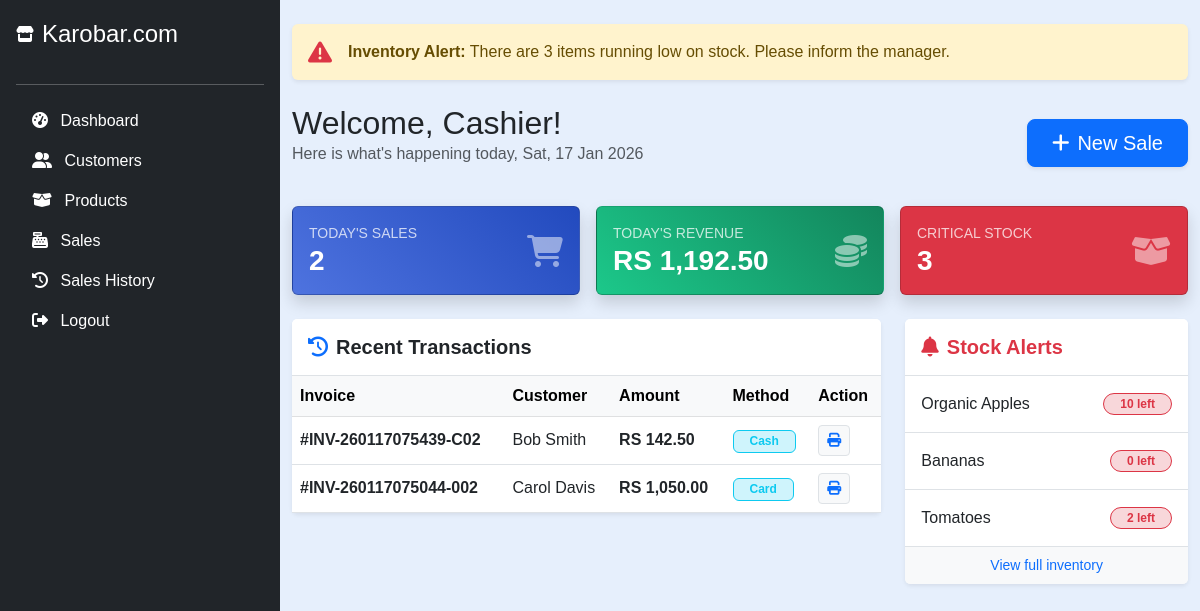
/cashier/cashier_dashboard.php (signed in), run on the app's committed database.
### tables this page shows
CREATE TABLE `sales` (
  `id` int(11) NOT NULL,
  `invoice_number` varchar(50) NOT NULL,
  `customer_id` int(11) NOT NULL,
  `cashier_id` int(11) NOT NULL,
  `total_amount` decimal(12,2) NOT NULL DEFAULT 0.00,
  `discount_amount` decimal(12,2) NOT NULL DEFAULT 0.00,
  `payable_amount` decimal(12,2) NOT NULL DEFAULT 0.00,
  `payment_method` enum('Cash','Card','Online') NOT NULL DEFAULT 'Cash',
  `created_at` datetime DEFAULT current_timestamp()
);

CREATE TABLE `customers` (
  `id` int(11) NOT NULL,
  `name` varchar(255) NOT NULL,
  `address` varchar(255) DEFAULT NULL,
  `email` varchar(255) DEFAULT NULL,
  `phone_number` varchar(20) DEFAULT NULL,
  `created_at` datetime DEFAULT current_timestamp()
);

CREATE TABLE `products` (
  `id` int(11) NOT NULL,
  `image` varchar(255) DEFAULT NULL,
  `category_id` int(11) NOT NULL,
  `product_name` varchar(255) NOT NULL,
  `cost_price` decimal(10,2) NOT NULL,
  `selling_price` decimal(10,2) NOT NULL,
  `stock_quantity` int(11) NOT NULL DEFAULT 0,
  `low_stock_threshold` int(11) NOT NULL DEFAULT 5,
  `created_at` datetime DEFAULT current_timestamp(),
  `updated_at` datetime DEFAULT current_timestamp() ON UPDATE current_timestamp()
);

### cashier/cashier_dashboard.php (the view, shortened to what this page needs)
<?php
include('config.php');
$cashier_id = $_SESSION["id"];
$full_name = $_SESSION["full_name"] ?? 'Cashier';
$today = date('Y-m-d');
$stats_query = "SELECT
                    COUNT(id) as total_orders,
                    SUM(payable_amount) as total_revenue
                FROM sales
                WHERE cashier_id = ? AND DATE(created_at) = ?";
$stmt_stats = $conn->prepare($stats_query);
$stmt_stats->bind_param("is", $cashier_id, $today);
$stmt_stats->execute();
$stats_res = $stmt_stats->get_result()->fetch_assoc();
$today_sales_count = $stats_res['total_orders'] ?? 0;
$today_revenue = $stats_res['total_revenue'] ?? 0;
$sql_recent = "SELECT s.*, c.name as customer_name
               FROM sales s
               JOIN customers c ON s.customer_id = c.id
               WHERE s.cashier_id = ?
               ORDER BY s.created_at DESC LIMIT 5";
$stmt_recent = $conn->prepare($sql_recent);
$stmt_recent->bind_param("i", $cashier_id);
$stmt_recent->execute();
$result_recent = $stmt_recent->get_result();
$sql_low_stock = "SELECT product_name, stock_quantity FROM products WHERE stock_quantity <= low_stock_threshold LIMIT 5";
$result_low_stock = $conn->query($sql_low_stock);
$count_res = $conn->query("SELECT COUNT(*) as count FROM products WHERE stock_quantity <= low_stock_threshold");
$low_stock_total = $count_res->fetch_assoc()['count'];
?>
<!DOCTYPE html>
<html lang="en">
<head>
    <link href="https://cdn.jsdelivr.net/npm/bootstrap@5.3.0/dist/css/bootstrap.min.css" rel="stylesheet" />
    <link href="https://cdnjs.cloudflare.com/ajax/libs/font-awesome/6.6.0/css/all.min.css" rel="stylesheet" />
</head>
<body>
    <?php include('cashier_sidebar.php'); ?>
    <div class="container py-4">
        <?php if ($low_stock_total > 0): ?>
        <div class="alert alert-warning border-0 shadow-sm d-flex align-items-center mb-4" role="alert">
            <i class="fas fa-exclamation-triangle fs-4 me-3 text-danger blink-alert"></i>
            <div>
                <strong>Inventory Alert:</strong> There are <?php echo $low_stock_total; ?> items running low on stock. Please inform the manager.
            </div>
        </div>
        <?php endif; ?>
        <div class="d-flex justify-content-between align-items-center mb-4">
            <div>
                <h2 class="mb-0">Welcome, <?php echo htmlspecialchars($full_name); ?>!</h2>
                <p class="text-muted">Here is what's happening today, <?php echo date('D, d M Y'); ?></p>
            </div>
            <a href="sales.php" class="btn btn-primary btn-lg shadow-sm px-4">
                <i class="fas fa-plus me-2"></i>New Sale
            </a>
        </div>
        <div class="row g-3 mb-4">
            <div class="col-md-4">
                <div class="card stat-card bg-gradient-primary shadow p-3 text-white">
                    <div class="d-flex align-items-center">
                        <div class="flex-grow-1">
                            <div class="small text-uppercase opacity-75">Today's Sales</div>
                            <div class="h3 fw-bold mb-0"><?php echo $today_sales_count; ?></div>
                        </div>
                        <i class="fas fa-shopping-cart fa-2x opacity-50"></i>
                    </div>
                </div>
            </div>
            <div class="col-md-4">
                <div class="card stat-card bg-gradient-success shadow p-3 text-white">
                    <div class="d-flex align-items-center">
                        <div class="flex-grow-1">
                            <div class="small text-uppercase opacity-75">Today's Revenue</div>
                            <div class="h3 fw-bold mb-0">RS <?php echo number_format($today_revenue, 2); ?></div>
                        </div>
                        <i class="fas fa-coins fa-2x opacity-50"></i>
                    </div>
                </div>
            </div>
            <div class="col-md-4">
                <div class="card stat-card <?php echo ($low_stock_total > 0) ? 'bg-danger' : 'bg-gradient-warning'; ?> shadow p-3 text-white">
                    <div class="d-flex align-items-center">
                        <div class="flex-grow-1">
                            <div class="small text-uppercase opacity-75">Critical Stock</div>
                            <div class="h3 fw-bold mb-0"><?php echo $low_stock_total; ?></div>
                        </div>
                        <i class="fas fa-box-open fa-2x opacity-50"></i>
                    </div>
                </div>
            </div>
        </div>
        <div class="row">
            <div class="col-lg-8">
                <div class="card shadow-sm mb-4 border-0">
                    <div class="card-header bg-white py-3 border-bottom">
                        <h5 class="mb-0 fw-bold text-dark"><i class="fas fa-history me-2 text-primary"></i>Recent Transactions</h5>
                    </div>
                    <div class="card-body p-0">
                        <div class="table-responsive">
                            <table class="table table-hover align-middle mb-0">
                                <thead class="table-light">
                                    <tr>
                                        <th>Invoice</th>
                                        <th>Customer</th>
                                        <th>Amount</th>
                                        <th>Method</th>
                                        <th>Action</th>
                                    </tr>
                                </thead>
                                <tbody>
                                    <?php while($sale = $result_recent->fetch_assoc()): ?>
                                    <tr>
                                        <td><strong>#<?php echo $sale['invoice_number']; ?></strong></td>
                                        <td><?php echo htmlspecialchars($sale['customer_name']); ?></td>
                                        <td class="fw-bold">RS <?php echo number_format($sale['payable_amount'], 2); ?></td>
                                        <td><span class="badge bg-info-subtle text-info border border-info px-3"><?php echo $sale['payment_method']; ?></span></td>
                                        <td>
                                            <a href="print_invoice.php?sale_id=<?php echo $sale['id']; ?>" target="_blank" class="btn btn-sm btn-light border text-primary">
                                                <i class="fas fa-print"></i>
                                            </a>
                                        </td>
                                    </tr>
                                    <?php endwhile; ?>
                                </tbody>
                            </table>
                        </div>
                    </div>
                </div>
            </div>
            <div class="col-lg-4">
                <div class="card shadow-sm border-0">
                    <div class="card-header bg-white py-3 border-bottom">
                        <h5 class="mb-0 fw-bold text-danger"><i class="fas fa-bell me-2"></i>Stock Alerts</h5>
                    </div>
                    <ul class="list-group list-group-flush">
                        <?php
                        $result_low_stock->data_seek(0);
                        while($low = $result_low_stock->fetch_assoc()):
                        ?>
                        <li class="list-group-item d-flex justify-content-between align-items-center py-3">
                            <span class="text-dark fw-medium"><?php echo htmlspecialchars($low['product_name']); ?></span>
                            <span class="badge bg-danger-subtle text-danger border border-danger rounded-pill px-3">
                                <?php echo $low['stock_quantity']; ?> left
                            </span>
                        </li>
                        <?php endwhile; ?>
                        <?php if($low_stock_total == 0): ?>
                            <li class="list-group-item text-center py-4">
                                <i class="fas fa-check-circle text-success fs-3 mb-2"></i>
                                <p class="text-muted mb-0">All stock levels are healthy</p>
                            </li>
                        <?php else: ?>
                            <li class="list-group-item bg-light text-center small">
                                <a href="products.php" class="text-decoration-none">View full inventory</a>
                            </li>
                        <?php endif; ?>
                    </ul>
                </div>
            </div>
        </div>
    </div>
</body>
</html>

### cashier/cashier_dashboard.php (style rules this page uses)
body { background-color: #f4f7f6; font-family: 'Segoe UI', sans-serif; margin-left: 280px; transition: 0.3s; }
.stat-card { border: none; border-radius: 15px; transition: transform 0.3s; }
.bg-gradient-primary { background: linear-gradient(45deg, #4e73df, #224abe); color: white; }
.bg-gradient-success { background: linear-gradient(45deg, #1cc88a, #13855c); color: white; }
.blink-alert { animation: blink-animation 2s steps(5, start) infinite; }

### cashier/cashier_sidebar.php (style rules this page uses)
body { font-family: Arial, sans-serif; background-color: #e6effc; margin-left: 280px; }

### data on the page
sales: invoice_number "INV-260117075439-C02", customer.name "Bob Smith", payable_amount "142.50", payment_method "Cash"
sales: invoice_number "INV-260117075044-002", customer.name "Carol Davis", payable_amount "1,050.00", payment_method "Card"
products: product_name "Organic Apples", stock_quantity "10"
products: product_name "Bananas", stock_quantity "0"
products: product_name "Tomatoes", stock_quantity "2"

### other printed values
$low_stock_total "3"
$full_name "Cashier"
$today_sales_count "2"
$today_revenue "1,192.50"
